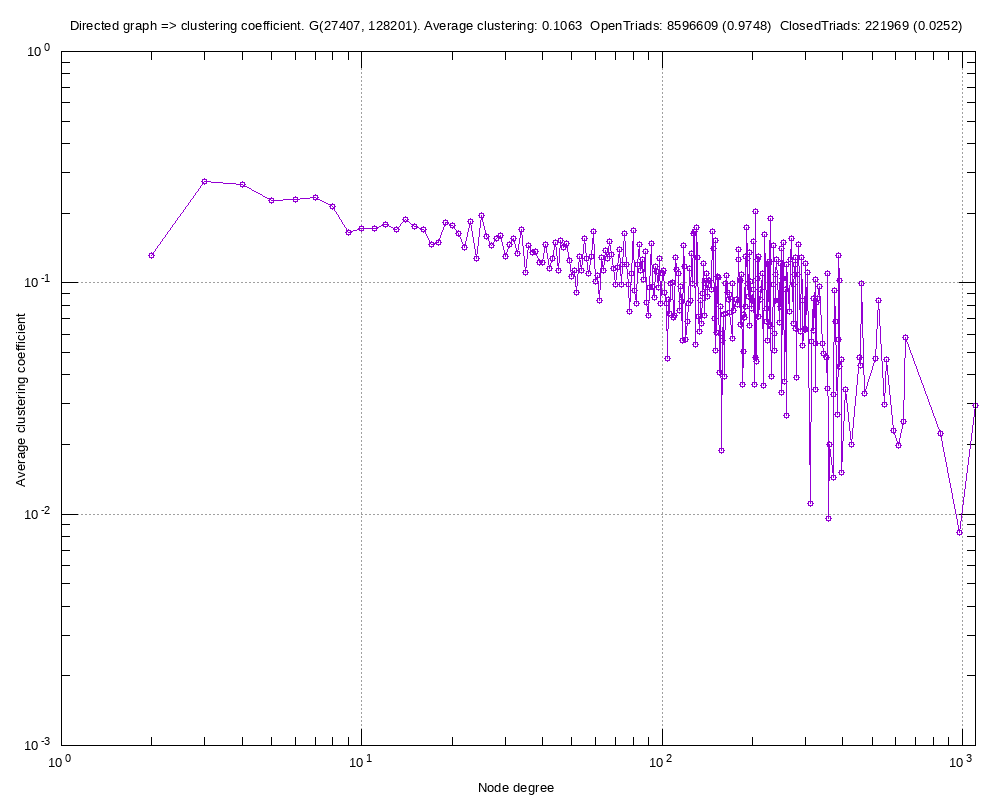

Reproduce this figure in gnuplot.
#
# Directed graph => clustering coefficient. G(27407, 128201). Average clustering: 0.1063  OpenTriads: 8596609 (0.9748)  ClosedTriads: 221969 (0.0252) (Fri Aug 23 17:05:49 2019)
#

set title "Directed graph => clustering coefficient. G(27407, 128201). Average clustering: 0.1063  OpenTriads: 8596609 (0.9748)  ClosedTriads: 221969 (0.0252)"
set key bottom right
set logscale xy 10
set format x "10^{%L}"
set mxtics 10
set format y "10^{%L}"
set mytics 10
set grid
set xlabel "Node degree"
set ylabel "Average clustering coefficient"
set tics scale 2
set terminal png font arial 10 size 1000,800
set output 'ccf.soc-Epinions1-subgraph-clustering-coefficient-distribution.png'
plot 	"ccf.soc-Epinions1-subgraph-clustering-coefficient-distribution.tab" using 1:2 title "" with linespoints pt 6
